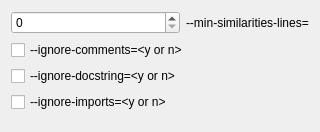
             <widget class="QWidget" name="scrollAreaWidgetContents_10">
              <property name="geometry">
               <rect>
                <x>0</x>
                <y>0</y>
                <width>320</width>
                <height>132</height>
               </rect>
              </property>
              <layout class="QHBoxLayout" name="horizontalLayout_5">
               <item>
                <layout class="QVBoxLayout" name="verticalLayout_72">
                 <item>
                  <layout class="QVBoxLayout" name="verticalLayout_23">
                   <item>
                    <layout class="QHBoxLayout" name="horizontalLayout_13" stretch="1,0">
                     <item>
                      <widget class="QSpinBox" name="PYLINT_SIMILARITIES_MIN_SIMILARITY_LINES">
                       <property name="minimumSize">
                        <size>
                         <width>100</width>
                         <height>0</height>
                        </size>
                       </property>
                      </widget>
                     </item>
                     <item>
                      <widget class="QLabel" name="PYLINT_SIMILARITIES_MIN_SIMILARITY_LINES_LABEL">
                       <property name="text">
                        <string>--min-similarities-lines=&lt;n&gt;</string>
                       </property>
                      </widget>
                     </item>
                    </layout>
                   </item>
                   <item>
                    <widget class="QCheckBox" name="PYLINT_SIMILARITIES_IGNORE_COMMENTS">
                     <property name="text">
                      <string>--ignore-comments=&lt;y or n&gt;</string>
                     </property>
                    </widget>
                   </item>
                   <item>
                    <widget class="QCheckBox" name="PYLINT_SIMILARITIES_IGNORE_DOCSTRINGS">
                     <property name="text">
                      <string>--ignore-docstring=&lt;y or n&gt;</string>
                     </property>
                    </widget>
                   </item>
                   <item>
                    <widget class="QCheckBox" name="PYLINT_SIMILARITIES_IGNORE_IMPORTS">
                     <property name="text">
                      <string>--ignore-imports=&lt;y or n&gt;</string>
                     </property>
                    </widget>
                   </item>
                  </layout>
                 </item>
                 <item>
                  <spacer name="verticalSpacer_13">
                   <property name="orientation">
                    <enum>Qt::Vertical</enum>
                   </property>
                   <property name="sizeHint" stdset="0">
                    <size>
                     <width>20</width>
                     <height>40</height>
                    </size>
                   </property>
                  </spacer>
                 </item>
                </layout>
               </item>
              </layout>
             </widget>
